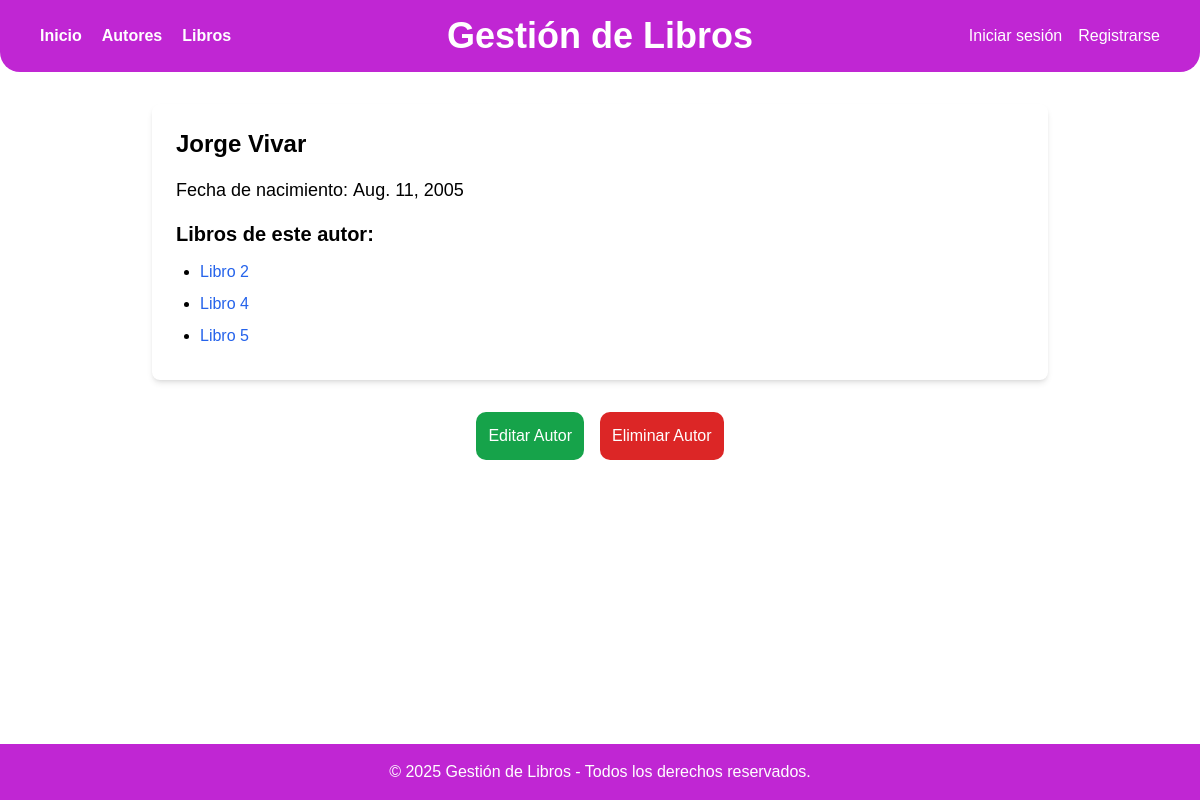
The app's page /autores/1/ with its own data.
### myapp/models.py (models this page shows, shortened)
class Autor(models.Model):
    nombre= models.CharField(max_length=100)
    apellido= models.CharField(max_length=100)
    fecha_nacimiento= models.DateField()

class Libro(models.Model):
    titulo = models.CharField(max_length=100)
    fecha_publi = models.DateField()
    genero = models.CharField(max_length=100)
    isbn = models.CharField(max_length=13,unique=True)
    autor = models.ForeignKey(Autor, on_delete=models.CASCADE)

### myapp/views.py (the view)
# urls.py: path('autores/<int:pk>/', views.AutorDetailView.as_view(), name='detalle_autor'),
class AutorDetailView(DetailView):
    model = Autor
    template_name = 'detalle_autor.html'
    context_object_name = 'autor'

### templates/detalle_autor.html (shortened to what this page needs)
{% extends 'layouts/base.html' %}
{% block content %}
<h1 class="text-2xl font-semibold mb-4 capitalize">{{ object.nombre }} {{ object.apellido }}</h1>
<p class="text-lg mb-4">Fecha de nacimiento: <span class="font-medium">{{ object.fecha_nacimiento }}</span></p>
<h2 class="text-xl font-bold mb-3">Libros de este autor:</h2>
<ul class="list-disc pl-6">
    {% for libro in object.libro_set.all %}
    <li class="mb-2">
        <a href="{% url 'detalle_libro' libro.id %}" class="text-blue-600 hover:underline">{{ libro.titulo }}</a>
    </li>
    {% empty %}
    <p class="text-gray-600">Este autor aún no tiene libros registrados.</p>
    {% endfor %}
</ul>
{% endblock %}
{% block actions %}
<div class="max-w-4xl mx-auto mt-8 bg-white rounded-lg flex flex-col items-center">
    <div class="flex gap-4 justify-center">
        <a href="{% url 'edit_autor' object.id %}" class="bg-green-600 p-3 text-white rounded-[10px] hover:bg-green-500">Editar Autor</a>
        <a href="{% url 'delete_autor' object.id  %}" class="bg-red-600 p-3 text-white rounded-[10px] hover:bg-red-500">Eliminar Autor</a>
    </div>
</div>
{% endblock%}

### templates/layouts/base.html (style rules this page uses)
* { font-family: Arial, sans-serif; margin: 0; padding: 0; }

### records on screen
Autor: nombre "Jorge", apellido "Vivar", fecha_nacimiento "Aug. 11, 2005"
Libro: titulo "Libro 2"
Libro: titulo "Libro 4"
Libro: titulo "Libro 5"
